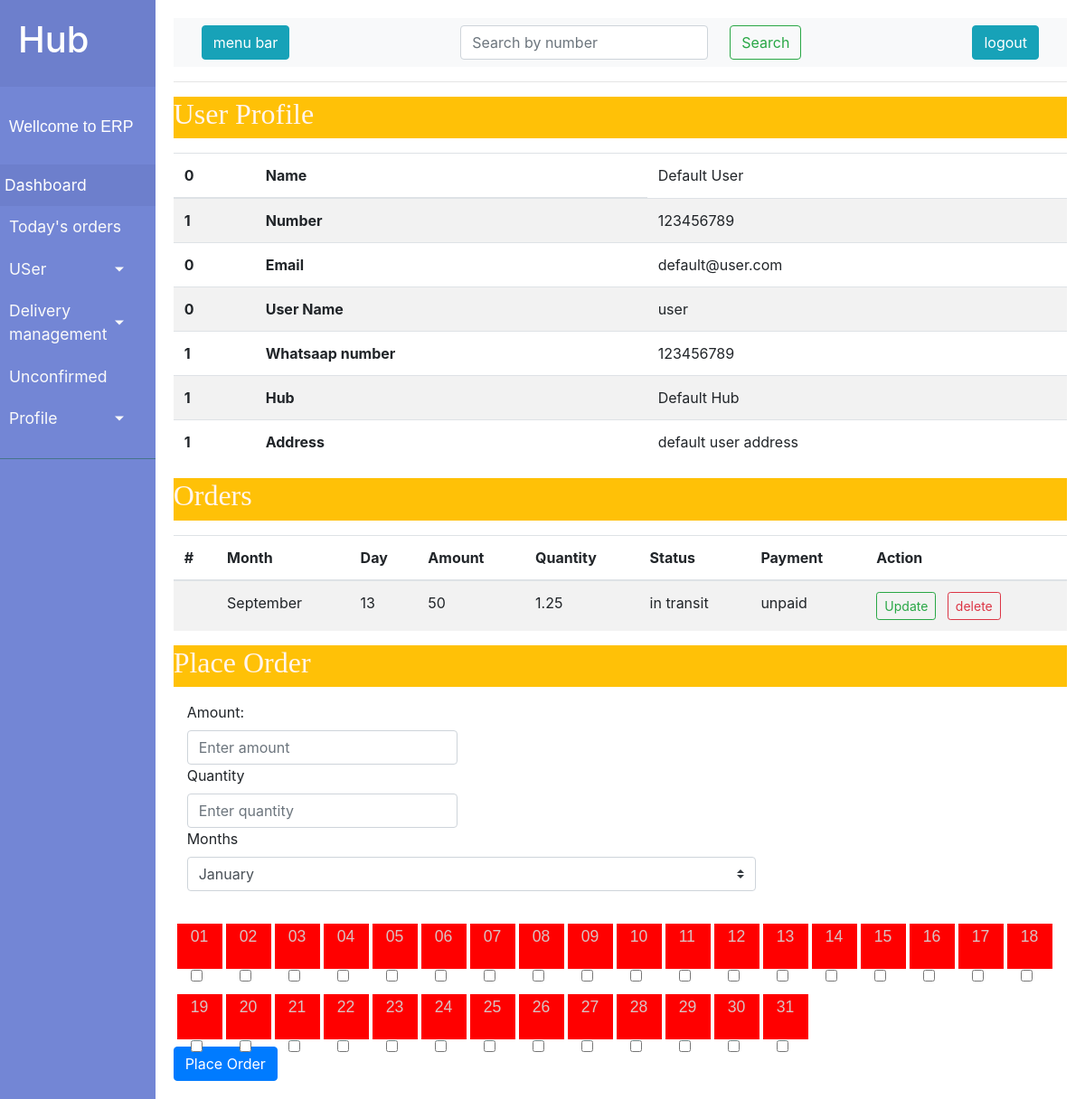
/hub/user/1/ (signed in), run on the app's committed database.
### client/models.py (models this page shows, shortened)
class User_data(models.Model):
    id = models.AutoField(primary_key=True)
    user_id = models.OneToOneField(User, on_delete=models.CASCADE)
    name = models.CharField(max_length=225)
    number = models.IntegerField()
    whatsaap_number = models.IntegerField()
    address = models.CharField(max_length=400)
    date = models.DateField(auto_now_add=True)
    hub = models.ForeignKey('hub.Hub_detail' ,null=True,blank=True , on_delete=models.SET_NULL)

### hub/models.py (models this page shows, shortened)
class Hub_detail(models.Model):
    id = models.AutoField(primary_key=True)
    hub_user = models.OneToOneField(User, on_delete=models.CASCADE)
    hub_name = models.CharField(max_length=225)
    number = models.IntegerField( default=00000000)
    address = models.CharField(max_length=400, default='default_address')
    whatsaap_number = models.IntegerField(default = 0000000000)

### milkdairy/models.py (models this page shows, shortened)
class Ordersummery(models.Model):
    id = models.AutoField(primary_key=True)
    user = models.ForeignKey('client.User_data',default=1, on_delete=models.SET_DEFAULT)
    month = models.ForeignKey(Month, on_delete=models.CASCADE)
    day = models.ForeignKey(Day, on_delete=models.CASCADE)
    amount = models.IntegerField()
    quantity = models.DecimalField(max_digits=99999,decimal_places=2)
    status = models.CharField(max_length=20, default='in transit')
    payment = models.CharField(max_length=20, default='unpaid')
    date= models.DateTimeField(auto_now_add=True)
    hub = models.ForeignKey('hub.Hub_detail',null=True, on_delete=models.SET_NULL)
    delivery = models.ForeignKey('delivery.Deliveryboy', blank=True, null=True, on_delete=models.SET_NULL)

class Month(models.Model):
    id =models.AutoField(primary_key=True)
    months = models.CharField(max_length=20,)
    m_num = models.CharField( max_length=3,blank=True,null=True)
    year = models.CharField(max_length=5,default='2020')

class Day (models.Model):
    id = models.AutoField(primary_key=True)
    date = models.CharField(max_length=3)

### milk/decorators.py (the view)
        def wrapper_func(request, *args, **kwargs):
            group = None
            if request.user.groups.exists():
                group = request.user.groups.all()[0].name
                if group == allowed:
                    return view_func(request, *args, **kwargs)
                else:
                    return HttpResponse('you are not authorised for this action1')
            else:
                return HttpResponse('you are not authorised for this action')

### hub/views.py (called while the page is built, shortened)
@login_required(login_url='/')
@authentication(allowed='Hub')
def userdetail(request, id):
    user = User_data.objects.get(id=id)
    orders = Ordersummery.objects.filter(user =user).order_by('month', 'day')
    data = {'user':user, 'months':Month.objects.all, 'days':Day.objects.all,'order':orders}
    return render(request, 'hub/userdetail.html',data )

### hub/templates/hub/userdetail.html (shortened to what this page needs)
{% extends 'hub/baseTemplate.html' %}
{% block body %}
<div class="d-flex justify-content-start mt-3 bg-warning"> <h2 style="font-family: 'Times New Roman', Times, serif; color: seashell;">User Profile</h2></div>
<table class="table table-striped mt-3">
    <thead>
      <tr>
        <th scope="col">0</th>
        <th scope = "col"> Name</th>
        <td>{{user.name}}</td>
      </tr>
    </thead>
    <tbody>
      <tr>
        <th scope="col">1</th>
        <th>Number</th>
        <td>{{user.number}}</td>
      </tr>
      <tr>
        <th scope="col">0</th>
        <th scope = "col"> Email</th>
        <td>{{user.user_id.email}}</td>
      </tr>
          <tr>
            <th scope="col">0</th>
            <th scope = "col"> User Name</th>
            <td>{{user.user_id.username}}</td>
          </tr>
          <tr>
            <th scope="col">1</th>
            <th>Whatsaap number</th>
            <td>{{user.whatsaap_number}}</td>
          </tr>
          <tr>
            <th scope="col">1</th>
            <th>Hub</th>
            <td>{{user.hub.hub_name}}</td>
          </tr>
          <tr>
            <th scope="col">1</th>
            <th>Address</th>
            <td>{{user.address}}</td>
          </tr>
          </tbody>
          </table>
          <div class="d-flex justify-content-start mb-3 mt-3 bg-warning"> <h2 style="font-family: 'Times New Roman', Times, serif; color: seashell;">Orders</h2></div>
          <table class="table table-striped">
            <thead>
              <tr>
                <th scope="col">#</th>
                <th scope="col">Month</th>
                <th scope="col">Day</th>
                <th scope="col">Amount</th>
                <th scope="col">Quantity</th>
                <th scope="col">Status</th>
                <th scope="col"> Payment</th>
                <th scope ="col">Action</th>
              </tr>
            </thead>
            <tbody>
              {% for i in order %}
              <tr>
                <th scope="row">{{ count }}</th>
                <td>{{i.month.months}}</td>
                <td>{{i.day.date}}</td>
                <td>{{i.amount}}</td>
                <td>{{i.quantity}}</td>
                <td>{{i.status}}</td>
                <td>{{i.payment}}</td>
                <td><a href ="/hub/update/{{i.id}}"><button class="btn btn-sm btn-outline-success" type="button" data-toggle="modal" data-target="#update">Update</button></a> <a href="/hub/d-order/{{i.id}}/{{user.id}}" onclick="alert('Order has been deleted')"> <button class="btn btn-sm ml-2 btn-outline-danger">delete</button></a></td>
              </tr>
              {% endfor %}
            </tbody>
          </table>
          <div class="d-flex justify-content-start mb-3 mt-3 bg-warning"> <h2 style="font-family: 'Times New Roman', Times, serif; color: seashell;">Place Order</h2></div>
          <form action="" method="post">
              <div class="col-md-4">
                <label for="amount"> Amount:</label>
                <input type="number" onchange="amnt()" class="form-control" name="amount" id="amount"
                    placeholder="Enter amount" required>
            </div>
            <div class="col-md-4">
                <label for="quantity">Quantity</label>
                <input type="number" min="0" step="any" onchange="qunty()" class="form-control" name="quantity"
                    id="quantity" placeholder="Enter quantity" required>
            </div>
            <div class="form-group  col-md-8">
                <label for="hubs">Months </label>
                <select class="custom-select" name="months" id="months">
                    {% for i in months %}
                    <option value="{{i.id}}">{{i.months}}</option>
                    {% endfor %}
                </select>
            </div>
            <div class="container">
                <div class="row">
                    {% for i in days %}
                    <div class="col-2" value="{{i.id}}" name="{{i.id}}" id="div{{i.id}}">
                        <p>{{i.date}}</p>
                        <div class="hde">
                            <input type="checkbox" name="days" id="{{i.id}}" value="{{i.id}}">
                        </div>
                    </div>
                    {% endfor %}
                </div>
            </div>
                        <button class="btn btn-primary" type="submit"> Place Order</button>
          </form>
{% endblock %}

### hub/templates/hub/userdetail.html (style rules this page uses)
.col-2 { max-width: 50px; height: 50px; background-color: red; margin-left: 4px; margin-top: 20px; margin-bottom: 8px; transition: all 0.3s; }

### hub/templates/hub/baseTemplate.html (style rules this page uses)
p { font-family:'poppins',sans-serif; font-size: 1.1em; font-weight: 300; line-height: 1.7em; color: rgb(216, 194, 194); }
a, a:hover, a:focus { color:#fafafa; text-decoration: none; transition: all 0.3s; }

### data on the page
User_data: name "Default User", number "123456789", user_id.email "default@user.com", user_id.username "user", whatsaap_number "123456789", hub.hub_name "Default Hub", address "default user address"
Ordersummery: month.months "September", day "13", amount "50", quantity "1.25", status "in transit", payment "unpaid"
Day: {{ i.id }} 1 (drawn), date "01"
Day: {{ i.id }} 2 (drawn), date "02"
Day: {{ i.id }} 3 (drawn), date "03"
Day: {{ i.id }} 4 (drawn), date "04"
Day: {{ i.id }} 5 (drawn), date "05"
Day: {{ i.id }} 6 (drawn), date "06"
Day: {{ i.id }} 7 (drawn), date "07"
Day: {{ i.id }} 8 (drawn), date "08"
Day: {{ i.id }} 9 (drawn), date "09"
Day: date "10"
Day: date "11"
Day: date "12"
Day: date "13"
Day: date "14"
Day: date "15"
Day: date "16"
Day: date "17"
Day: date "18"
Day: date "19"
Day: date "20"
Day: date "21"
Day: date "22"
Day: date "23"
Day: date "24"
Day: date "25"
Day: date "26"
Day: date "27"
Day: date "28"
Day: date "29"
Day: date "30"
Day: date "31"

### other printed values
form field months "January"
